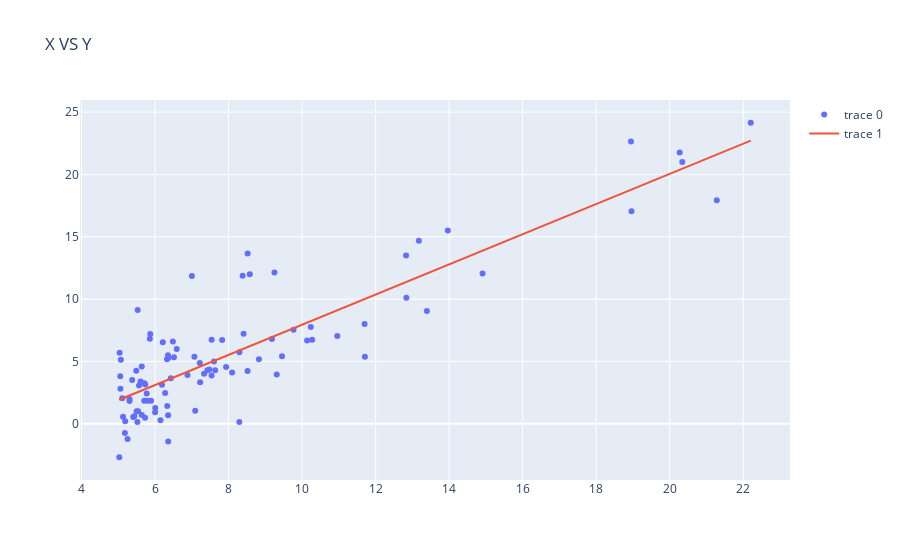

Write notebook code for a chart like this one.
### Code cell
Y_pred = m*X + c

data1 = go.Scatter(
   x= X,
   y=Y,
   mode="markers"
)
data2=go.Line(

 x=X ,
 y=Y_pred,
)
layout = go.Layout(
   {
      "title":"X VS Y"
   }
)
fig = go.Figure(data = [data1,data2], layout = layout)
iplot(fig)
